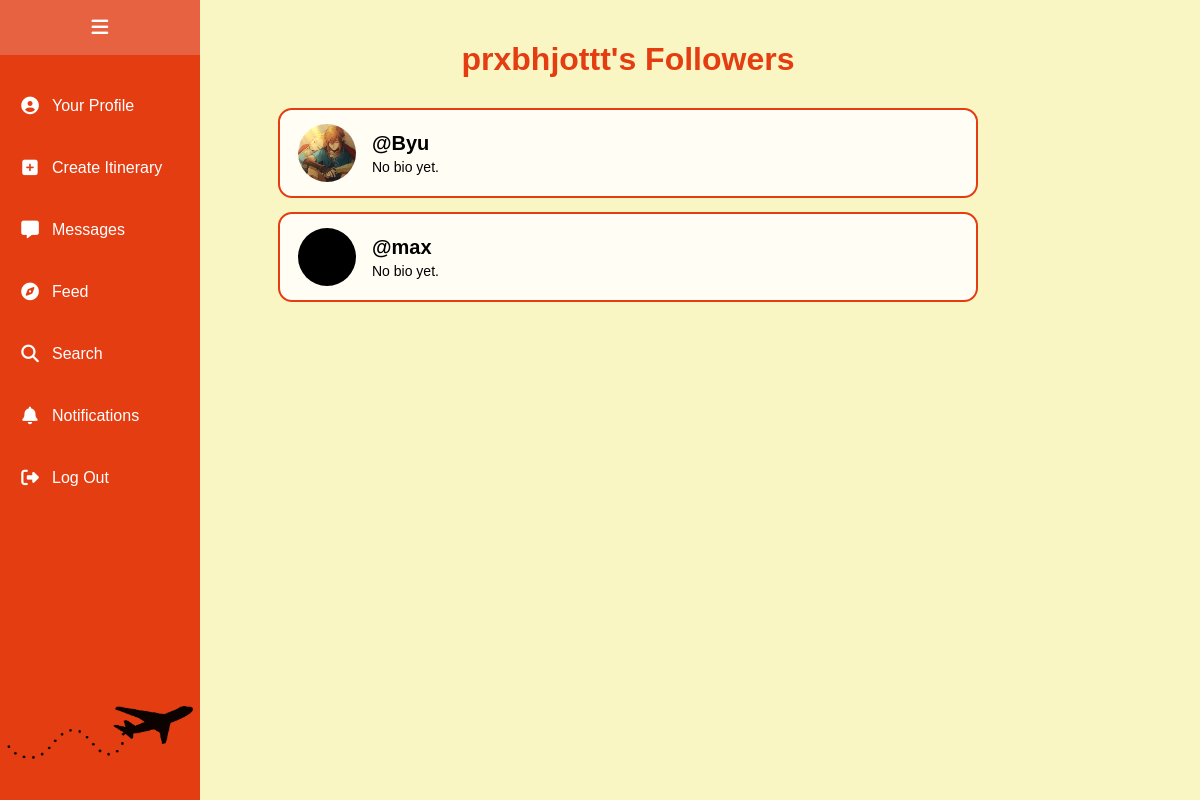
/followers/1 (signed in), run on the app's committed database.
### app.py (models this page shows, shortened)
class User(db.Model):
    id = db.Column(db.Integer, primary_key=True)
    email = db.Column(db.String(120), unique=True, nullable=False)
    phone = db.Column(db.String(20), nullable=False)
    password_hash = db.Column(db.String(255), nullable=False)
    username = db.Column(db.String(50), unique=True, nullable=True)
    bio = db.Column(db.Text, nullable=True)
    avatar_url = db.Column(db.String(255), nullable=True)
    interest_1 = db.Column(db.String(25), nullable=True)
    interest_2 = db.Column(db.String(25), nullable=True)
    interest_3 = db.Column(db.String(25), nullable=True)
    interest_4 = db.Column(db.String(25), nullable=True)
    interest_5 = db.Column(db.String(25), nullable=True)

### app.py (the view)
@app.route('/followers/<int:user_id>')
def followers_page(user_id):
    current_user_id = session.get("user_id")
    if not current_user_id:
        return redirect(url_for('login_page'))
    user = User.query.get_or_404(user_id)
    followers = db.session.query(User).join(
        Follow,
        Follow.follower_id == User.id
    ).filter(
        Follow.following_id == user_id
    ).all()
    return render_template(
        'follow-list.html',
        user=user,
        users=followers,
        list_type='followers'
    )

### templates/follow-list.html (shortened to what this page needs)
<!DOCTYPE html>
<html>
<head>
    <link rel="stylesheet" href="https://cdnjs.cloudflare.com/ajax/libs/font-awesome/6.5.0/css/all.min.css">
    <link rel="stylesheet" href="{{ url_for('static', filename='styles.css') }}">
</head>
<body>
{% include 'navbar.html' %}
<div class="page-wrapper">
    <div class="middle-column">
        {% if list_type == 'followers' %}
        <h1>{{ user.username }}'s Followers</h1>
        {% else %}
        <h1>{{ user.username }} is Following</h1>
        {% endif %}
        {% if users %}
        <div class="follow-list-container">
            {% for u in users %}
            <a class="follow-list-card" href="{{ url_for('view_user_profile', user_id=u.id) }}">
                {% if u.avatar_url %}
                <img src="{{ url_for('static', filename='uploads/' + u.avatar_url) }}" class="follow-list-avatar">
                {% else %}
                <div class="follow-list-placeholder"></div>
                {% endif %}
                <div class="follow-list-info">
                    <h2>@{{ u.username }}</h2>
                    <p>{{ u.bio if u.bio else 'No bio yet.' }}</p>
                </div>
            </a>
            {% endfor %}
        </div>
        {% endif %}
    </div>
</div>
</body>
</html>

### static/styles.css (style rules this page uses)
body { font-family: Helvetica, Arial, sans-serif; background-color: #faf6c3 !important; color: black; text-align: center; margin: 0; padding: 0; }
h1 { font-size:xx-large; color: #e43d12; }
h2 { font-size: x-large; color: #a6643c; }
a:link, a:visited { color: #e43d12; border: 2px solid #e43d12; border-radius: 5px; padding: 10px 20px; text-align: center; display: inline-block; text-decoration: none; }
.page-wrapper { margin-left: 56px; display: flex; height: 100vh; overflow: hidden; }
.middle-column { flex: 1; overflow-y: auto; padding: 20px; text-align: center; background-color: #faf6c3; }
.follow-list-container { max-width: 700px; margin: 30px auto; display: flex; flex-direction: column; gap: 14px; }
.follow-list-card, .follow-list-card:link, .follow-list-card:visited { display: flex; align-items: center; gap: 16px; border: 2px solid #e43d12; border-radius: 14px; padding: 14px 18px; background-color: #fffdf4; color: black; text-decoration: none; text-align: left; }
.follow-list-avatar, .follow-list-placeholder { width: 58px; height: 58px; border-radius: 50%; object-fit: cover; flex-shrink: 0; }
.follow-list-placeholder { background-color: black; }
.follow-list-info h2 { margin: 0; color: inherit; font-size: 20px; }
.follow-list-info p { margin: 4px 0 0 0; font-size: 14px; }

### data on the page
User: username "prxbhjottt"
User: avatar_url (picture), username "Byu", bio "No bio yet."
User: username "max", bio "No bio yet."
